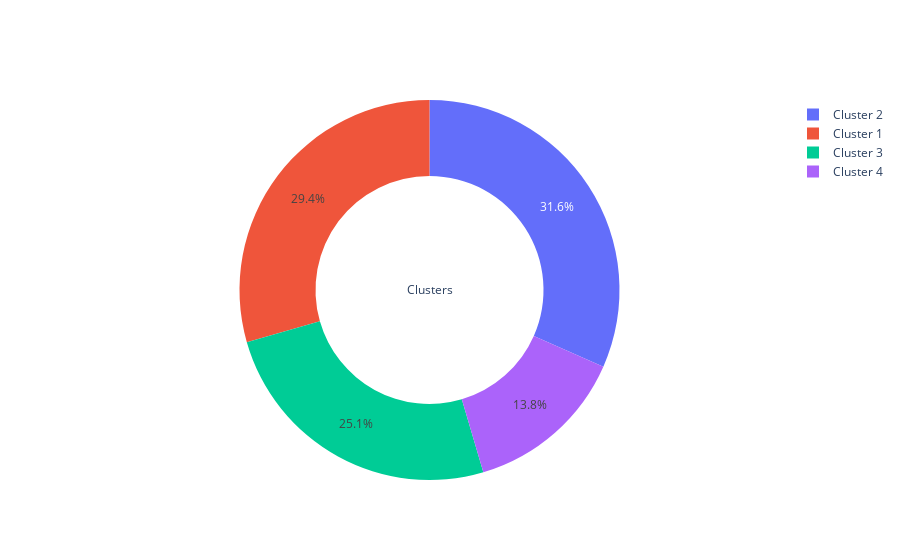

The cell this chart's notebook holds for it:
### Code cell
import plotly.graph_objects as go

labels = ["Cluster 1", "Cluster 2", "Cluster 3", "Cluster 4"]
cluster0_num = df[df["Clusters"]==1].shape[0]
cluster1_num = df[df["Clusters"]==2].shape[0]
cluster2_num = df[df["Clusters"]==3].shape[0]
cluster3_num = df[df["Clusters"]==4].shape[0]
values = [cluster0_num, cluster1_num, cluster2_num, cluster3_num]
fig = go.Figure(data=[go.Pie(labels=labels, values=values, hole=0.6, title="Clusters")])
fig.show()

### Figure 1 — Plotly figure (JSON) as saved in the notebook; plotly's stock layout.template omitted (floating-point values rounded to 4 significant figures)
{"data": [{"hole": 0.6, "labels": ["Cluster 1", "Cluster 2", "Cluster 3", "Cluster 4"], "title": {"text": "Clusters"}, "type": "pie", "values": [473, 508, 404, 222]}], "layout": {}}
